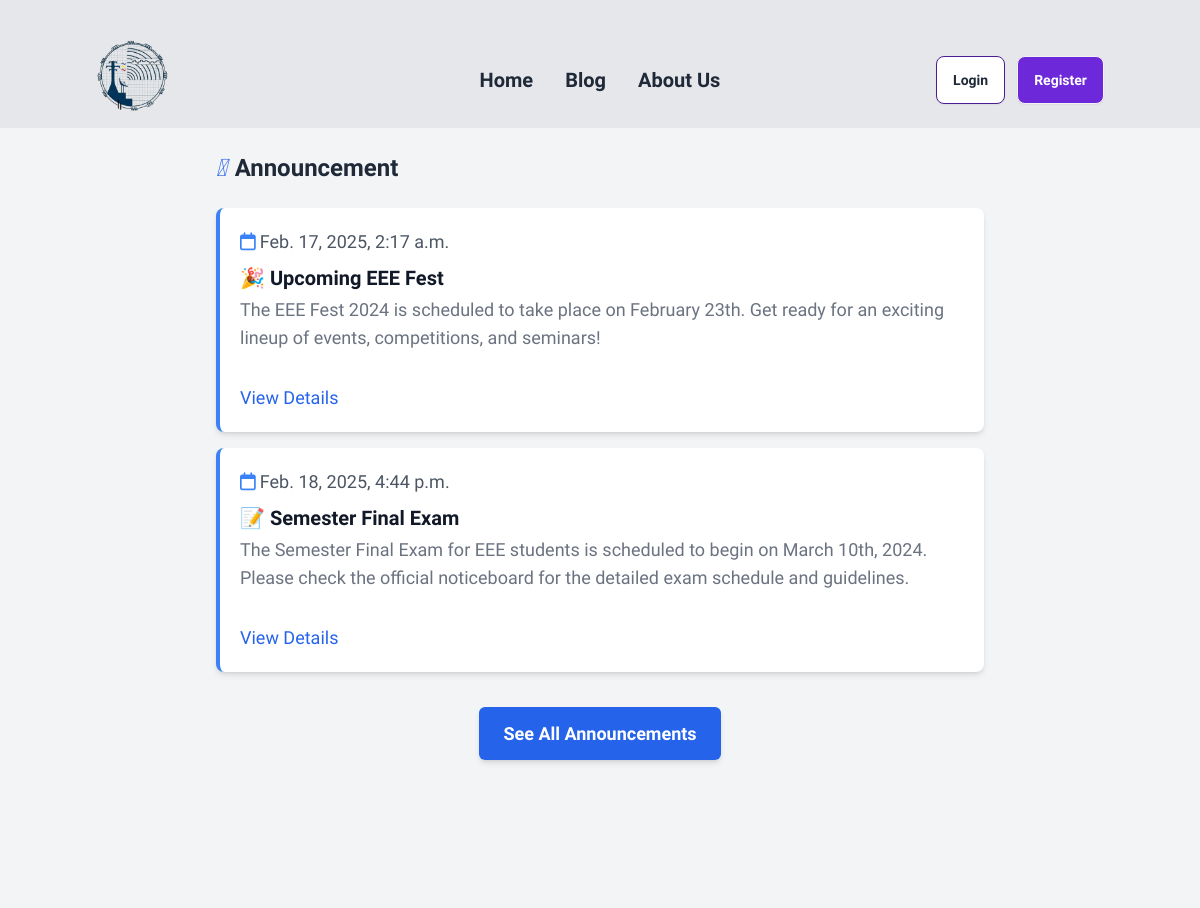
The page /notice/ on the database its author committed.
### notice/models.py (models this page shows, shortened)
class NoticeModel(models.Model):
    title = models.CharField(max_length=100)
    about = models.TextField()
    date = models.DateTimeField(auto_now_add=True)

### notice/views.py (the view)
# urls.py: path('notice/', include('notice.urls')),  # Include the notice app URLs
def notice(request):
    notices = NoticeModel.objects.all()
    return render(request, 'notices.html', {'notices': notices})

### notice/templates/notices.html
{% extends 'base1.html' %} {% block content %}
<div class="bg-gray-100 p-6 pb-40">
  <div class="max-w-3xl mx-auto">
    <h2 class="text-2xl font-bold text-gray-800 mb-6 flex items-center">
      <i class="fa-light fa-bullhorn text-blue-600 mr-2"></i> Announcement
    </h2>
    <div class="space-y-4">
      {% for notice in notices %}
      <div class="bg-white shadow-md rounded-lg p-5 border-l-4 border-blue-500">
        <div class="flex items-center text-gray-600 text-lg mb-2">
          <i class="fa-regular fa-calendar text-blue-500 mr-1"></i>
          <span>{{ notice.date }}</span>
        </div>
        <h3 class="text-xl font-bold text-gray-900">{{ notice.title }}</h3>
        <p class="text-gray-500 text-lg mt-1">
            {{ notice.about }}
        </p>
        <br />
        <a href="#" class="text-blue-600 font-medium text-lg mt-2 inline-block"
          >View Details</a
        >
      </div>
      {% endfor %}
    </div>
    <div class="text-center mt-12">
      <a
        href="#"
        class="bg-blue-600 text-white px-6 py-4 rounded-md text-lg font-semibold shadow-md hover:bg-blue-700 transition"
      >
        See All Announcements
      </a>
    </div>
  </div>
</div>
{% endblock %}

### templates/base1.html (style rules this page uses)
.sora-font { font-family: "Sora", serif; font-optical-sizing: auto; }

### rows shown on the page
NoticeModel: date "Feb. 17, 2025, 2:17 a.m.", title "🎉 Upcoming EEE Fest", about "The EEE Fest 2024 is scheduled to take place on February 23th. Get ready for an exciting lineup of events, competitions, and seminars!"
NoticeModel: date "Feb. 18, 2025, 4:44 p.m.", title "📝 Semester Final Exam", about "The Semester Final Exam for EEE students is scheduled to begin on March 10th, 2024. Please check the official noticeboard for the detailed exam schedule and guidelines."
